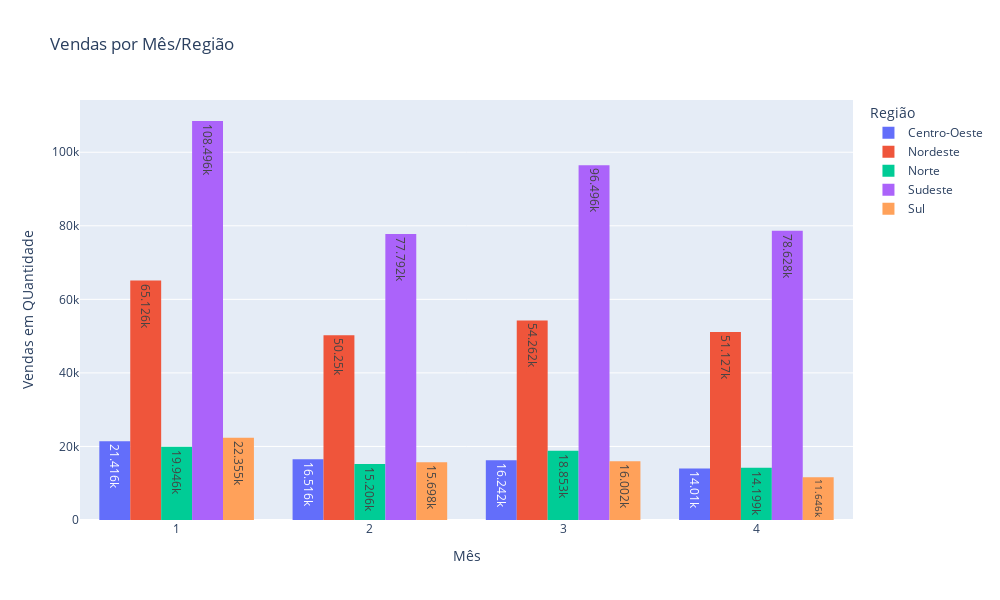

Notebook code for this chart:
### Markdown cell above
### Pergunta 4: E em 2018?

### Code cell
df_grafico2_2018 = df_tratado.loc[df_tratado['Ano'] == 2018, ['SAP+NOME', 'Vendas Reais Qtde', 'Região', 'Ano', 'Mês']].copy()
df_agg_grafico2_2018 = df_grafico2_2018.groupby(['SAP+NOME', 'Região', 'Ano', 'Mês']).sum()
df_agg_grafico2_2018 = df_agg_grafico2_2018.reset_index()
fig2 = px.histogram(df_agg_grafico2_2018, x = "Mês", y = "Vendas Reais Qtde",
             color = "Região", barmode = "group", text_auto = True, width=1000, height=600, title='Vendas por Mês/Região')
fig2.update_layout(yaxis_title = "Vendas em QUantidade")
fig2

### Figure 1 — Plotly figure (JSON) as saved in the notebook; plotly's stock layout.template omitted (floating-point values rounded to 4 significant figures)
{"data": [{"alignmentgroup": "True", "bingroup": "x", "histfunc": "sum", "hovertemplate": "Região=Centro-Oeste<br>Mês=%{x}<br>sum of Vendas Reais Qtde=%{y}<extra></extra>", "legendgroup": "Centro-Oeste", "marker": {"color": "#636efa", "pattern": {"shape": ""}}, "name": "Centro-Oeste", "offsetgroup": "Centro-Oeste", "orientation": "v", "showlegend": true, "texttemplate": "%{value}", "type": "histogram", "x": [1, 2, 3, 4, 1, 2, 3, 4, 1, 2, 3, 4, 1, 2, 3, 4, 1, 2, 3, 4, 1, 2, 3, 4, 1, 2, 3, 4, 1, 2, 3, 4, 1, 2, 3, 4, 1, 2, 3, 4, 1, 2, 3, 4, 1, 2, 3, 4, 1, 2, 3, 4, 1, 2, 3, 4, 1, 2, 3, 4, 1, 2, 3, 4, 1, 2, 3, 4, 1, 2, 3, 4, 1, 2, 3, 4], "xaxis": "x", "y": [4750, 4053, 4249, 4966, 2484, 2510, 2231, 2018, 1732, 445, 1132, 511, 1185, 536, 539, 435, 722, 290, 251, 175, 108, 171, 78, 43, 143, 499, 212, 123, 2950, 2583, 2079, 1473, 318, 155, 224, 206, 2698, 2510, 2178, 1657, 120, 289, 545, 370, 661, 540, 734, 487, 32, 18, 15, 2, 1436, 590, 681, 800, 215, 232, 286, 306, 810, 326, 159, 53, 476, 289, 150, 69, 293, 247, 239, 132, 283, 233, 260, 184], "yaxis": "y"}, {"alignmentgroup": "True", "bingroup": "x", "histfunc": "sum", "hovertemplate": "Região=Nordeste<br>Mês=%{x}<br>sum of Vendas Reais Qtde=%{y}<extra></extra>", "legendgroup": "Nordeste", "marker": {"color": "#EF553B", "pattern": {"shape": ""}}, "name": "Nordeste", "offsetgroup": "Nordeste", "orientation": "v", "showlegend": true, "texttemplate": "%{value}", "type": "histogram", "x": [1, 2, 3, 4, 1, 2, 3, 4, 1, 2, 3, 4, 1, 2, 3, 4, 1, 2, 3, 4, 1, 2, 3, 4, 1, 2, 3, 4, 1, 2, 3, 4, 1, 2, 3, 4, 1, 2, 3, 4, 1, 2, 3, 4, 1, 2, 3, 4, 1, 2, 3, 4, 1, 2, 3, 4, 1, 2, 3, 4, 1, 2, 3, 4, 1, 2, 3, 4, 1, 2, 3, 4, 1, 2, 3, 4], "xaxis": "x", "y": [11347, 9229, 9488, 13269, 6021, 5472, 5720, 9681, 11133, 3967, 12591, 4987, 3191, 1415, 1514, 1144, 1570, 499, 454, 328, 307, 642, 223, 157, 518, 1496, 533, 349, 9615, 11302, 7258, 5864, 722, 505, 839, 1055, 10137, 9753, 7550, 6839, 952, 549, 883, 1177, 2899, 1943, 4861, 4888, 24, 8, 6, 2, 138, 53, 70, 73, 371, 303, 352, 454, 2166, 729, 231, 108, 2479, 1290, 523, 194, 777, 517, 570, 318, 759, 578, 596, 240], "yaxis": "y"}, {"alignmentgroup": "True", "bingroup": "x", "histfunc": "sum", "hovertemplate": "Região=Norte<br>Mês=%{x}<br>sum of Vendas Reais Qtde=%{y}<extra></extra>", "legendgroup": "Norte", "marker": {"color": "#00cc96", "pattern": {"shape": ""}}, "name": "Norte", "offsetgroup": "Norte", "orientation": "v", "showlegend": true, "texttemplate": "%{value}", "type": "histogram", "x": [1, 2, 3, 4, 1, 2, 3, 4, 1, 2, 3, 4, 1, 2, 3, 4, 1, 2, 3, 4, 1, 2, 3, 4, 1, 2, 3, 4, 1, 2, 3, 4, 1, 2, 3, 4, 1, 2, 3, 4, 1, 2, 3, 4, 1, 2, 3, 4, 1, 2, 3, 4, 1, 2, 3, 4, 1, 2, 3, 4, 1, 2, 3, 4, 1, 2, 3, 4, 1, 2, 3, 4, 1, 2, 3, 4], "xaxis": "x", "y": [4603, 3509, 3426, 4189, 2374, 2579, 2616, 2757, 2754, 1098, 4361, 1288, 1026, 485, 596, 390, 562, 278, 279, 182, 101, 146, 94, 50, 62, 274, 223, 145, 2220, 2261, 2029, 1541, 272, 245, 314, 241, 2400, 2344, 2270, 1563, 237, 267, 346, 233, 767, 515, 1008, 911, 9, 7, 3, 1, 531, 212, 349, 230, 136, 127, 181, 141, 631, 301, 121, 42, 621, 292, 192, 77, 301, 122, 201, 99, 339, 144, 244, 119], "yaxis": "y"}, {"alignmentgroup": "True", "bingroup": "x", "histfunc": "sum", "hovertemplate": "Região=Sudeste<br>Mês=%{x}<br>sum of Vendas Reais Qtde=%{y}<extra></extra>", "legendgroup": "Sudeste", "marker": {"color": "#ab63fa", "pattern": {"shape": ""}}, "name": "Sudeste", "offsetgroup": "Sudeste", "orientation": "v", "showlegend": true, "texttemplate": "%{value}", "type": "histogram", "x": [1, 2, 3, 4, 1, 2, 3, 4, 1, 2, 3, 4, 1, 2, 3, 4, 1, 2, 3, 4, 1, 2, 3, 4, 1, 2, 3, 4, 1, 2, 3, 4, 1, 2, 3, 4, 1, 2, 3, 4, 1, 2, 3, 4, 1, 2, 3, 4, 1, 2, 3, 4, 1, 2, 3, 4, 1, 2, 3, 4, 1, 2, 3, 4, 1, 2, 3, 4, 1, 2, 3, 4, 1, 2, 3, 4], "xaxis": "x", "y": [22754, 16715, 16970, 22044, 10511, 8042, 7279, 7291, 18471, 6326, 27317, 14269, 6531, 2403, 2448, 1906, 3678, 1149, 1231, 783, 482, 950, 446, 270, 1314, 2140, 821, 456, 14101, 14117, 11438, 8345, 1061, 666, 1117, 1371, 16585, 16145, 13791, 10441, 812, 737, 1793, 1880, 4367, 2106, 6379, 5437, 154, 113, 100, 60, 1294, 376, 453, 741, 1397, 1324, 1362, 1699, 1683, 1043, 656, 267, 1872, 1608, 760, 343, 632, 891, 1033, 483, 797, 941, 1102, 542], "yaxis": "y"}, {"alignmentgroup": "True", "bingroup": "x", "histfunc": "sum", "hovertemplate": "Região=Sul<br>Mês=%{x}<br>sum of Vendas Reais Qtde=%{y}<extra></extra>", "legendgroup": "Sul", "marker": {"color": "#FFA15A", "pattern": {"shape": ""}}, "name": "Sul", "offsetgroup": "Sul", "orientation": "v", "showlegend": true, "texttemplate": "%{value}", "type": "histogram", "x": [1, 2, 3, 4, 1, 2, 3, 4, 1, 2, 3, 4, 1, 2, 3, 4, 1, 2, 3, 4, 1, 2, 3, 4, 1, 2, 3, 4, 1, 2, 3, 4, 1, 2, 3, 4, 1, 2, 3, 4, 1, 2, 3, 4, 1, 2, 3, 4, 1, 2, 3, 4, 1, 2, 3, 4, 1, 2, 3, 4, 1, 2, 3, 4, 1, 2, 3, 4, 1, 2, 3, 4], "xaxis": "x", "y": [4640, 3342, 2029, 1758, 1624, 678, 481, 524, 5020, 1208, 4008, 1982, 1170, 334, 262, 215, 753, 205, 157, 132, 132, 388, 183, 95, 247, 518, 145, 66, 3374, 3996, 2693, 2068, 237, 183, 263, 258, 2820, 3103, 2838, 1813, 120, 72, 281, 642, 799, 326, 1620, 1437, 29, 14, 22, 12, 263, 217, 203, 288, 209, 197, 206, 90, 442, 470, 219, 90, 249, 232, 193, 78, 227, 215, 199, 98], "yaxis": "y"}], "layout": {"barmode": "group", "height": 600, "legend": {"title": {"text": "Região"}, "tracegroupgap": 0}, "title": {"text": "Vendas por Mês/Região"}, "width": 1000, "xaxis": {"anchor": "y", "domain": [0, 1], "title": {"text": "Mês"}}, "yaxis": {"anchor": "x", "domain": [0, 1], "title": {"text": "Vendas em QUantidade"}}}}
